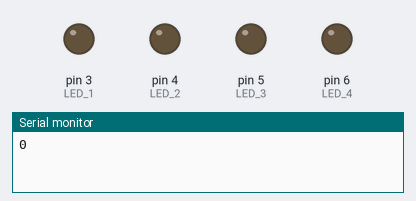
The sketch below on a simulated Arduino Uno, built with avr-gcc and run on an emulated ATmega328P. Shown: output pins drawn as LEDs (lit = HIGH), the last lines printed to the serial monitor.

Above: at 0.5 s.
At 2.5 s:
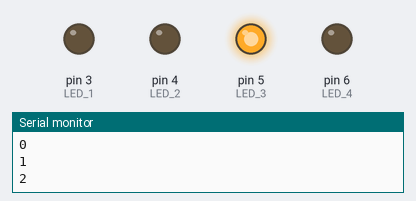
At 4.5 s:
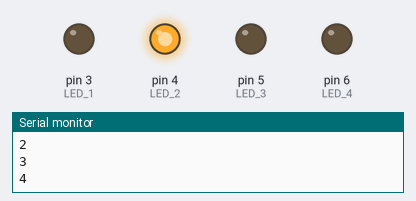
At 9.5 s:
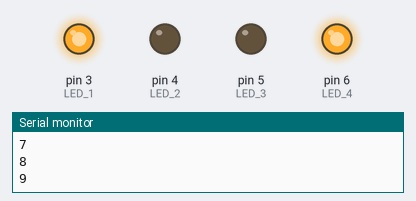
At 14.5 s:
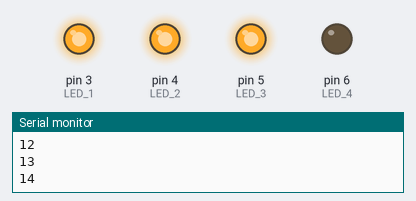
At 19.5 s:
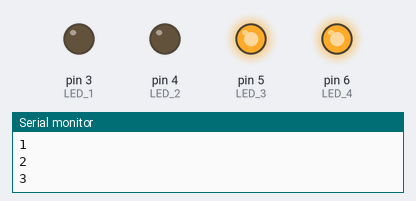
Timing chart, 0 to 20.8 s (numbered marks = the images above):
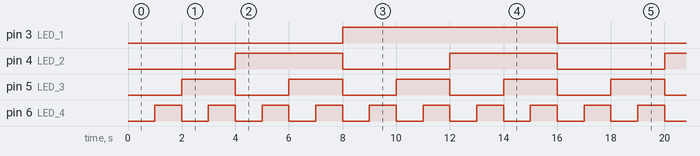

The sketch:

binary_counter.ino
```cpp
int Counter = 0;
int temp=0;
int mod=0;
int b1=LOW;
int b2=LOW;
int b3=LOW;
int b4=LOW;


void setup()
{
  pinMode(3, OUTPUT);	 				//LED 1
  pinMode(4, OUTPUT);	 				//LED 2
  pinMode(5, OUTPUT);					//LED 3
  pinMode(6, OUTPUT);    				//LED 4

  Serial.begin(9600);
}

void loop()
{
  Serial.println(Counter);
  mod=Counter%2;
  temp=Counter/2;
  //Serial.println(temp);
  if(mod==1){				//LED1
  	b1=HIGH;
  }
  else{
    b1=LOW;
  }
  mod=temp%2;
  temp=temp/2;
  //Serial.println(temp);
  if(mod==1){				//LED2
  	b2=HIGH;
  }
  else{
    b2=LOW;
  }
  mod=temp%2;
  temp=temp/2;
  //Serial.println(temp);
  if(mod==1){				//LED3
  	b3=HIGH;
  }
  else{
    b3=LOW;
  }
  mod=temp%2;
  //Serial.println(temp);
  if(mod==1){				//LED4
  	b4=HIGH;
  }
  else{
    b4=LOW;
  }
  digitalWrite(3, b4);
  digitalWrite(4, b3);
  digitalWrite(5, b2);
  digitalWrite(6, b1);
  Counter++;
  delay(1000);
  if(Counter>15){
    Counter=0;
    b1=LOW;
    b2=LOW;
    b3=LOW;
    b4=LOW;
  }
}
```

Measured:
- by itself, pin 3 (LED_1): alternates HIGH for 8.0 s and LOW for 8.0 s
- by itself, pin 4 (LED_2): alternates HIGH for 4.0 s and LOW for 4.0 s
- by itself, pin 5 (LED_3): alternates HIGH for 2.0 s and LOW for 2.0 s
- by itself, pin 6 (LED_4): alternates HIGH for 1.0 s and LOW for 1.0 s
